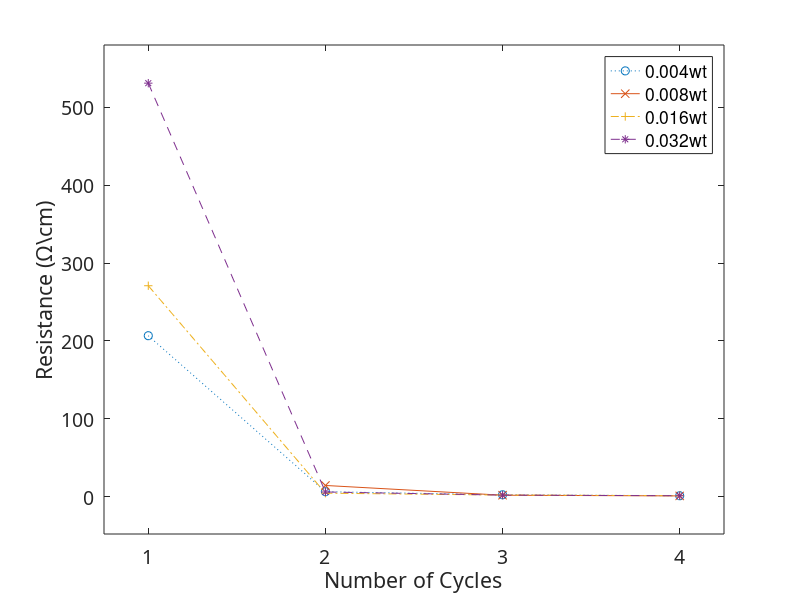

This chart was generated by the following MATLAB code:
clear all;

x = 1:4;
y1 = [206.67 6.33 2.39 1.14];
c1 = 1./y1;
err1 =[259.27,1.15,0.28,0.14];

y2 = [NaN 14.33 1.81 0.92];
c2 = 1./y2;
err2 =[NaN , 19.21 ,1.13,0.04];

y3 = [270.84 4.41 2.01 1.24];
c3 = 1./y3;
err3 =[285.83,1.05,0.36,0.29];

y4 = [531.00 5.98 1.94 1.16];
c4 = 1./y4;
err4 =[544.98,1.28,0.28,0.13];


hold on;
box on;
plot(x,y1,':o');
plot(x,y2,'-x');
plot(x,y3,'-.+');
plot(x,y4,'--*');

legend('0.004wt','0.008wt','0.016wt','0.032wt')
xlabel('Number of Cycles');
ylabel('Resistance (\Omega\\cm)');
set(gca,'Fontname','CMU bright','Fontsize',14,'XTick', 0:4 );
xlim([0.75 4.25]);
ylim([-48 580]);

% zoomed
%xlim([1.75 4.25]);
%ylim([-0.75 16]);

